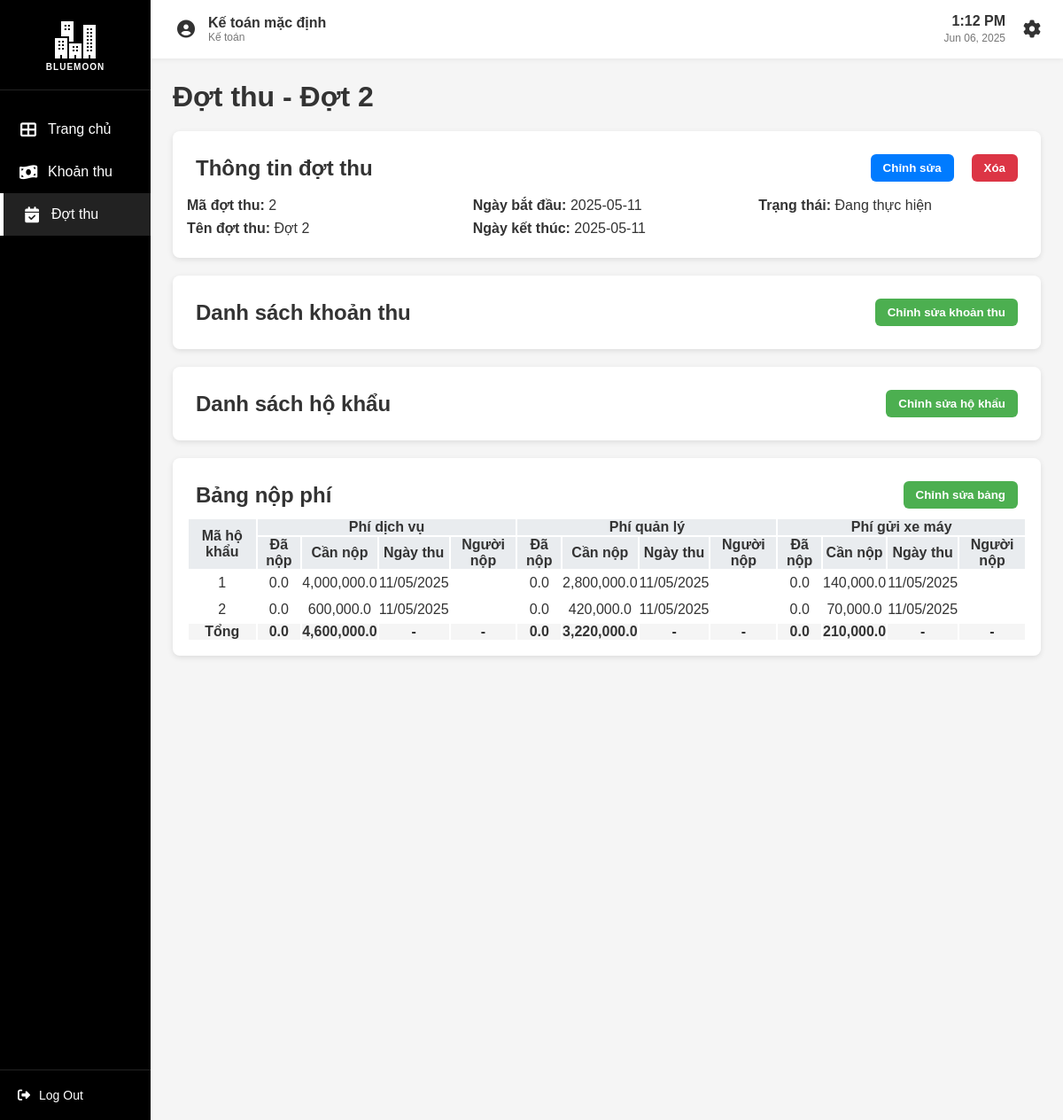
Page /dotthu/2 (signed in) on the committed database.
### app/model.py (models this page shows, shortened)
class TaiKhoan(db.Model, UserMixin):
    __tablename__ = 'taikhoan'
    id = db.Column(db.Integer, primary_key=True)
    username = db.Column(db.String(50), unique=True, nullable=False)
    password = db.Column(db.String(100), nullable=False)
    vaiTro = db.Column(db.String(50))
    hoTen = db.Column(db.String(100))
    nopphis = db.relationship('NopPhi', backref='taikhoan', lazy=True)

class DotThu(db.Model):
    __tablename__ = 'dotthu'
    maDotThu = db.Column(db.Integer, primary_key=True)
    tenDotThu = db.Column(db.String(100), nullable=False)
    ngayBatDau = db.Column(db.Date)
    ngayKetThuc = db.Column(db.Date)
    trangThai = db.Column(db.String(50))
    khoanthu_has_dotthus = db.relationship('KhoanThu_Has_DotThu', backref='dotthu', lazy=True)

class KhoanThu_Has_DotThu(db.Model):
    __tablename__ = 'khoanthu_has_dotthu'
    idKhoanThuDotThu = db.Column(db.Integer, primary_key=True)
    maKhoanThu = db.Column(db.Integer, db.ForeignKey('khoanthu.maKhoanThu'))
    maDotThu = db.Column(db.Integer, db.ForeignKey('dotthu.maDotThu'))
    nopphis = db.relationship('NopPhi', backref='khoanthu_has_dotthu', lazy=True)

class KhoanThu(db.Model):
    __tablename__ = 'khoanthu'
    maKhoanThu = db.Column(db.Integer, primary_key=True)
    tenKhoanThu = db.Column(db.String(100), nullable=False)
    loaiKhoanThu = db.Column(db.String(50))     # "Phí dịch vụ", "Phí quản lý", "Phí xe máy", "Phí ô tô", "Khác", "Đóng góp"
    soTien = db.Column(db.Float)
    loaiSoTien = db.Column(db.String(50))  # "VNĐ"
    ghiChu = db.Column(db.String(1000))     # "/m2"
    idNguoiTao = db.Column(db.Integer, db.ForeignKey('taikhoan.id'))
    nguoiTao = db.relationship("TaiKhoan", backref="cacKhoanThu")
    khoanthu_has_dotthus = db.relationship('KhoanThu_Has_DotThu', backref='khoanthu', lazy=True)

class NopPhi(db.Model):
    __tablename__ = 'nopphi'
    IDNopTien = db.Column(db.Integer, primary_key=True)
    ngayThu = db.Column(db.Date, nullable=True)
    soTienDaNop = db.Column(db.Float, nullable=False, default=0.0)
    soTienCanNop = db.Column(db.Float, nullable=False, default=0.0)
    nguoiNop = db.Column(db.String(100), nullable=True)
    idNguoiThu = db.Column(db.Integer, db.ForeignKey('taikhoan.id'), nullable=True)
    maHoKhau = db.Column(db.Integer, db.ForeignKey('hokhau.maHoKhau'), nullable=False)
    idKhoanThuDotThu = db.Column(db.Integer, db.ForeignKey('khoanthu_has_dotthu.idKhoanThuDotThu'), nullable=False)

### app/routes/thuphi_routes.py (the view)
@tp.route('/dotthu/<int:maDotThu>', methods=['GET'])
@login_required
def dotthu_chitiet(maDotThu):
    if current_user.vaiTro not in ['Kế toán']:
        flash('Không có quyền truy cập trang', 'danger')
        return redirect(url_for('auth.home'))
    dotthu = DotThuService.get_dotthu_by_id(maDotThu)
    if not dotthu:
        flash('Không tìm thấy đợt thu', 'danger')
        return redirect(url_for('tp.dotthu'))
    khoanthus = KhoanThuHasDotThuService.get_by_dotthu(maDotThu)
    all_khoanthus = KhoanThuService.get_all_khoanthus()
    hokhaus = HoKhauService.get_all_hokhaus()
    nopphi_details = NopPhiService.get_nopphis_with_details(maDotThu)
    return render_template('dotthu_chitiet.html',
                         dotthu=dotthu,
                         khoanthus=khoanthus,
                         all_khoanthus=all_khoanthus,
                         hokhaus=hokhaus,
                         nopphi_details=nopphi_details)

### app/templates/dotthu_chitiet.html (shortened to what this page needs)
{% extends "base.html" %}
{% block extra_css %}
<link rel="stylesheet" href="/static/css/dotthu.css">
{% endblock %}
{% block content %}
<div class="container">
    <h1>Đợt thu - {{ dotthu.tenDotThu }}</h1>
    <div class="card">
        <div class="card-header">
            <h2>Thông tin đợt thu</h2>
            {% if current_user.vaiTro == 'Kế toán' %}
            <div class="action-buttons">
                <button class="btn-edit" onclick="openEditDotThuModal()">Chỉnh sửa</button>
                <button class="btn-delete" onclick="openDeleteDotThuModal()">Xóa</button>
            </div>
            {% endif %}
        </div>
        <div class="card-body info-grid">
            <div class="info-column">
                <p><strong>Mã đợt thu:</strong> {{ dotthu.maDotThu }}</p>
                <p><strong>Tên đợt thu:</strong> {{ dotthu.tenDotThu }}</p>
            </div>
            <div class="info-column">
                <p><strong>Ngày bắt đầu:</strong> {{ dotthu.ngayBatDau }}</p>
                <p><strong>Ngày kết thúc:</strong> {{ dotthu.ngayKetThuc }}</p>
            </div>
            <div class="info-column">
                <p><strong>Trạng thái:</strong> {{ dotthu.trangThai }}</p>
            </div>
        </div>
    </div>
    <div class="card mt-4">
        <div class="card-header" onclick="toggleCollapse('khoanThuBody')">
            <h2>Danh sách khoản thu</h2>
            {% if current_user.vaiTro == 'Kế toán' %}
            <div class="action-buttons">
                <button class="add-button" onclick="openEditKhoanThuModal(); event.stopPropagation();">Chỉnh sửa khoản thu</button>
            </div>
            {% endif %}
        </div>
    </div>
    <div class="card mt-4">
        <div class="card-header" onclick="toggleCollapse('hoKhauBody')">
            <h2>Danh sách hộ khẩu</h2>
            {% if current_user.vaiTro == 'Kế toán' %}
            <div class="action-buttons">
                <button class="add-button" onclick="openEditHoKhauModal(); event.stopPropagation();">Chỉnh sửa hộ khẩu</button>
            </div>
            {% endif %}
        </div>
    </div>
    <div class="card mt-4">
        <div class="card-header">
            <h2>Bảng nộp phí</h2>
            {% if current_user.vaiTro == 'Kế toán' %}
            <div class="action-buttons">
                <button class="add-button edit-table-button" onclick="toggleEditMode()">Chỉnh sửa bảng</button>
            </div>
            {% endif %}
        </div>
        <div class="card-body">
            <div class="nopphi-table-container">
                <table class="nopphi-table table-editable">
                    <thead>
                        <tr>
                            <th rowspan="2">Mã hộ khẩu</th>
                            {% for kt in khoanthus %}
                            <th colspan="4">{{ kt.khoanthu.tenKhoanThu }}</th>
                            {% endfor %}
                        </tr>
                        <tr>
                            {% for kt in khoanthus %}
                            <th>Đã nộp</th>
                            <th>Cần nộp</th>
                            <th>Ngày thu</th>
                            <th>Người nộp</th>
                            {% endfor %}
                        </tr>
                    </thead>
                    <tbody>
                        {% if nopphi_details %}
                        {% for detail in nopphi_details %}
                        <tr>
                            <td>{{ detail.maHoKhau }}</td>
                            {% for kt in khoanthus %}
                            {% set kt_data = detail.khoanThus.get(kt.khoanthu.maKhoanThu|string, none) %}
                            {% if kt_data %}
                            <td class="editable" data-field="soTienDaNop" data-id="{{ kt_data.IDNopTien }}">
                                {{ "{:,.1f}".format(kt_data.soTienDaNop) if kt_data.soTienDaNop is not none else '-' }}
                            </td>
                            <td>
                                {{ "{:,.1f}".format(kt_data.soTienCanNop) if kt_data.soTienCanNop is not none else '-' }}
                            </td>
                            <td>{{ kt_data.ngayThu | format_date if kt_data.ngayThu else '-' }}</td>
                            <td class="editable" data-field="nguoiNop" data-id="{{ kt_data.IDNopTien }}">{{ kt_data.nguoiNop }}</td>
                            {% else %}
                            <td>-</td>
                            <td>-</td>
                            <td>-</td>
                            <td>-</td>
                            {% endif %}
                            {% endfor %}
                        </tr>
                        {% endfor %}
                        <tr class="total-row">
                            <td>Tổng</td>
                            {% for kt in khoanthus %}
                            {% set ns = namespace(total_da_nop=0, total_can_nop=0) %}
                            {% for detail in nopphi_details %}
                            {% set kt_data = detail.khoanThus.get(kt.khoanthu.maKhoanThu|string, none) %}
                            {% if kt_data and kt_data.soTienDaNop is defined and kt_data.soTienDaNop is not none %}
                            {% set ns.total_da_nop = ns.total_da_nop + (kt_data.soTienDaNop|float(0)) %}
                            {% endif %}
                            {% if kt_data and kt_data.soTienCanNop is defined and kt_data.soTienCanNop is not none %}
                            {% set ns.total_can_nop = ns.total_can_nop + (kt_data.soTienCanNop|float(0)) %}
                            {% endif %}
                            {% endfor %}
                            <td>{{ "{:,.1f}".format(ns.total_da_nop|round(2)) }}</td>
                            <td>{{ "{:,.1f}".format(ns.total_can_nop|round(2)) }}</td>
                            <td>-</td>
                            <td>-</td>
                            {% endfor %}
                        </tr>
                        {% else %}
                        <tr><td colspan="{{ khoanthus|length * 4 + 1 }}">Không có dữ liệu nộp phí</td></tr>
                        {% endif %}
                    </tbody>
                </table>
            </div>
        </div>
    </div>
</div>
{% endblock %}

### app/templates/base.html (shortened to what this page needs)
<!DOCTYPE html>
<html lang="en">
<head>
    <link rel="stylesheet" href="/static/css/base.css">
    <link rel="stylesheet" href="https://cdnjs.cloudflare.com/ajax/libs/font-awesome/6.4.0/css/all.min.css">
    {% block extra_css %}{% endblock %}
</head>
<body>
    <div class="container">
        <div class="sidebar">
            <div class="logo">
                <img src="/static/images/apartment_white.png" alt="BlueMoon">
                <div class="logo-text"><span class="library-text">BLUEMOON</span></div>
            </div>
            <nav class="sidebar-menu">
                <ul>
                    <li>
                        <a href="{{ url_for('auth.home') }}" class="menu-item {% if request.endpoint == 'auth.home' %}active{% endif %}">
                            <i class="fas fa-th-large"></i>
                            <span>Trang chủ</span>
                        </a>
                    </li>
                    {% if current_user.vaiTro == 'admin' %}
                        <li>
                            <a href="{{ url_for('user.taikhoan') }}" class="menu-item {% if request.endpoint == 'user.taikhoan' %}active{% endif %}">
                                <i class="fas fa-user"></i>
                                <span>Tài khoản</span>
                            </a>
                        </li>
                        <li>
                            <a href="{{ url_for('hk.hokhau') }}" class="menu-item {% if request.endpoint == 'hk.hokhau' %}active{% endif %}">
                                <i class="fas fa-house"></i>
                                <span>Hộ khẩu</span>
                            </a>
                        </li>
                        <li>
                            <a href="{{ url_for('hk.tamtrutamvang') }}" class="menu-item {% if request.endpoint == 'hk.tamtrutamvang' %}active{% endif %}">
                                <i class="fas fa-user-clock"></i>
                                <span>Tạm trú/vắng</span>
                            </a>
                        </li>
                        <li>
                            <a href="{{ url_for('hk.lichsuhokhau') }}" class="menu-item {% if request.endpoint == 'hk.lichsuhokhau' %}active{% endif %}">
                                <i class="fas fa-history"></i>
                                <span>Lịch sử</span>
                            </a>
                        </li>
                    {% elif current_user.vaiTro == 'Kế toán' %}
                        <li>
                            <a href="{{ url_for('tp.khoanthu') }}" class="menu-item {% if request.endpoint == 'tp.khoanthu' %}active{% endif %}">
                                <i class="fas fa-money-bill-wave"></i>
                                <span>Khoản thu</span>
                            </a>
                        </li>
                        <li>
                            <a href="{{ url_for('tp.dotthu') }}" class="menu-item {% if request.endpoint == 'tp.khoanthu' %}active{% endif %}">
                                <i class="fas fa-calendar-check"></i>
                                <span>Đợt thu</span>
                            </a>
                        </li>
                    {% endif %}
                </ul>
            </nav>
            <div class="sidebar-footer">
                <a href="{{ url_for('auth.logout') }}" class="logout-btn">
                    <i class="fas fa-sign-out-alt"></i>
                    <span>Log Out</span>
                </a>
            </div>
        </div>
        <div class="main-content">
            <header class="top-header">
                <div class="user-info">
                    <div class="user-avatar">
                        <i class="fas fa-user-circle"></i>
                    </div>
                    <div class="user-details">
                        <div class="user-name">{{ current_user.hoTen if current_user else 'KháchKhách' }}</div>
                        <div class="user-role">{{ current_user.vaiTro if current_user else '' }}</div>
                    </div>
                </div>
                <div class="header-right">
                    <div class="datetime">
                        <span class="time">{{ current_time }}</span>
                        <span class="date">{{ current_date }}</span>
                    </div>
                    <div class="settings">
                        <a href="#">
                            <i class="fas fa-cog"></i>
                        </a>
                    </div>
                </div>
            </header>
            <div class="content">
                {% block content %}{% endblock %}
            </div>
        </div>
    </div>
</body>
</html>

### rows in the picture
TaiKhoan: hoTen "Kế toán mặc định", vaiTro "Kế toán"
DotThu: tenDotThu "Đợt 2", maDotThu "2", ngayBatDau "2025-05-11", ngayKetThuc "2025-05-11", trangThai "Đang thực hiện"
KhoanThu_Has_DotThu: khoanthu.tenKhoanThu "Phí dịch vụ", ngayThu "11/05/2025", total_da_nop "0.0", total_can_nop "4,600,000.0"
KhoanThu_Has_DotThu: khoanthu.tenKhoanThu "Phí quản lý", ngayThu "11/05/2025", total_da_nop "0.0", total_can_nop "3,220,000.0"
KhoanThu_Has_DotThu: khoanthu.tenKhoanThu "Phí gửi xe máy", ngayThu "11/05/2025", total_da_nop "0.0", total_can_nop "210,000.0"
NopPhi: soTienDaNop "0.0", soTienCanNop "4,000,000.0"
NopPhi: soTienDaNop "0.0", soTienCanNop "2,800,000.0"
NopPhi: soTienDaNop "0.0", soTienCanNop "140,000.0"
NopPhi: soTienDaNop "0.0", soTienCanNop "600,000.0"
NopPhi: soTienDaNop "0.0", soTienCanNop "420,000.0"
NopPhi: soTienDaNop "0.0", soTienCanNop "70,000.0"

### other values in the picture
{{ detail.maHoKhau }} "1" "2"
